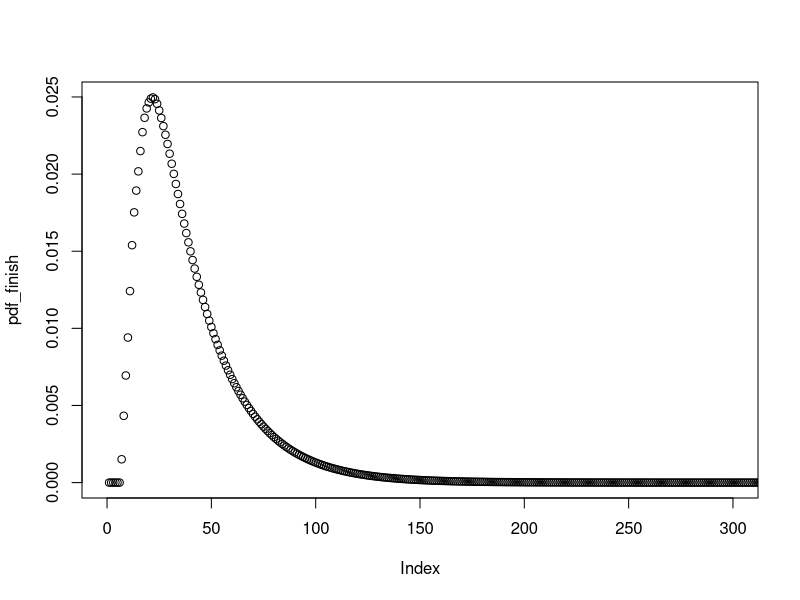
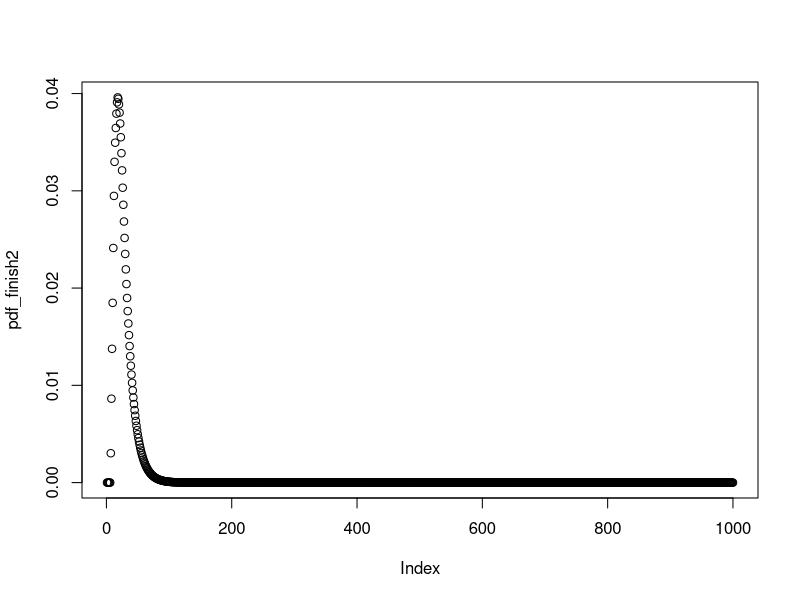

Write R code to recreate these figures, in order.
## ---- chunk 1
state0 <- c(1, rep(0, 100))

T_matrix <- matrix(0, nrow=101, ncol=101)

for (i in 0:101) {
  for (j in 1:6) {
    next_space <- i + j
    if (next_space > 101) { # must land on last space exactly
      next_space <- i
    }
    T_matrix[next_space, i] <- T_matrix[next_space, i] + 1/6
  }
}

df_special <- tibble::tribble(
  ~type, ~from, ~to,
  "L", 1, 38,
  "L", 4, 14,
  "L", 9, 31,
  "L", 21, 42,
  "L", 28, 84,
  "L", 36, 44,
  "L", 51, 67,
  "L", 71, 91,
  "L", 80, 100,
  "C", 16, 6,
  "C", 47, 26,
  "C", 49, 11,
  "C", 56, 53,
  "C", 62, 19,
  "C", 64, 60,
  "C", 87, 24,
  "C", 93, 73,
  "C", 95, 75,
  "C", 98, 78
)

for (i in 1:nrow(df_special)) {
  T_matrix[df_special$to[i]+1,] <- T_matrix[df_special$to[i]+1,] + T_matrix[df_special$from[i]+1,]
  T_matrix[df_special$from[i]+1,] <- 0
}
## ---- chunk 2
state <- state0
state <- T_matrix %*% state
as.numeric(state)
## ---- chunk 3
state <- T_matrix %*% state
as.numeric(state)
## ---- chunk 4
state <- state0
n_steps <- 0

while(TRUE) {
  state <- T_matrix %*% state
  n_steps <- n_steps + 1
  
  if (state[101] >= 0.5) {break}
}

cat(paste0("Median Game Length = ", n_steps))
## ---- chunk 5
state <- state0
n_steps <- 0

while(TRUE) {
  state <- T_matrix %*% state
  n_steps <- n_steps + 1
  
  if (state[101] >= 0.999999) {break}
}

cat(paste0("Max Game Length = ", n_steps))
## ---- chunk 6
state <- state0
cdf_finish <- rep(0,1000)

for (i in 1:1000) {
  state <- T_matrix %*% state
  cdf_finish[i] <- state[101]
}

pdf_finish <- diff(c(0, cdf_finish))
plot(pdf_finish, xlim=c(0, 300))
## ---- chunk 7
result <- weighted.mean(x=1:1000, w=pdf_finish)
cat(paste0("Average Length of Game = ", result))
## ---- chunk 8
cdf_still_playing <- 1 - cdf_finish
cdf_still_playing2 <- cdf_still_playing ^ 2
cdf_finish2 <- 1 - cdf_still_playing2
pdf_finish2 <- diff(c(0, cdf_finish2))
plot(pdf_finish2)
## ---- chunk 9
result <- weighted.mean(x=1:1000, w=pdf_finish2)
cat(paste0("Average Length of 2 Player Game = ", result))
## ---- chunk 10
get_average_game_length <- function(n_players) {
  cdf_still_playing <- 1 - cdf_finish
  cdf_still_playing_n <- cdf_still_playing ^ n_players
  cdf_finish_n <- 1 - cdf_still_playing_n
  pdf_finish_n <- diff(c(0, cdf_finish_n))
  weighted.mean(x=1:1000, w=pdf_finish_n)
}

n_players <- 1:4
avg_game_length <- sapply(1:4, get_average_game_length)

df_result <- data.frame(
  n_players = n_players,
  avg_game_turns = avg_game_length,
  avg_game_minutes = avg_game_length * n_players * 10 / 60
)

knitr::kable(df_result)
